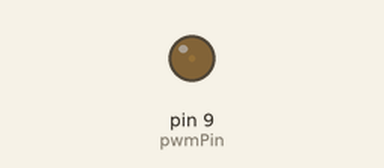
The sketch below on a simulated Arduino Uno, built with avr-gcc and run on an emulated ATmega328P. On the bench: output pins drawn as LEDs (lit = HIGH).

Above: at 0.05 s.
At 1.15 s:
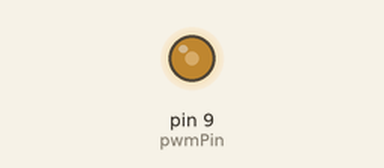
At 2.3 s:
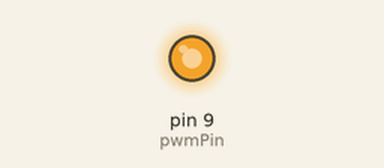
At 4.55 s:
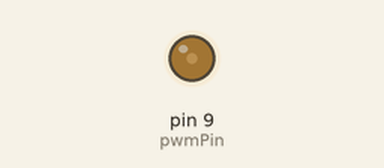
Timing chart, 0 to 6.6 s (numbered marks = the images above):
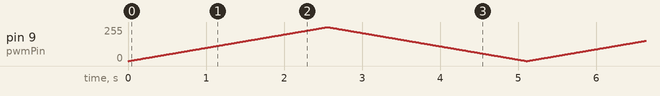

The sketch:

DecisionMaking.ino
```cpp
// PROJECT  :LED Sawtooth Ramp
// PURPOSE  :Decision-Making with the if statement
// AUTHOR   :C. D'Arcy
// DATE     :2018 07 01
// uC       :328
// STATUS   :Working
#define DURATION  10
uint8_t pwmPin = 9;         //place anode lead of LED on a PWM Pin for ramping
uint8_t gndPin = 8;         //choose an adjacent pin to ground cathode lead
uint8_t brightness = 0;     //start if OFF position
uint8_t delta = -1;         //ready for the turn
void setup() {
  pinMode(pwmPin, OUTPUT);  //set the direction for the led pins
  pinMode(gndPin, OUTPUT);  //
  digitalWrite(gndPin, LOW);//ground the cathode lead of the LED
}

void loop() {
  analogWrite(pwmPin, brightness);  //set LED brightness level
  delay(DURATION);                  //admire...
  if (brightness == 0 || brightness == 255)   //determine whether to reverse direction
    delta = -delta;                           // if so, do it
  brightness += delta;                        //next brightness level
}
```
